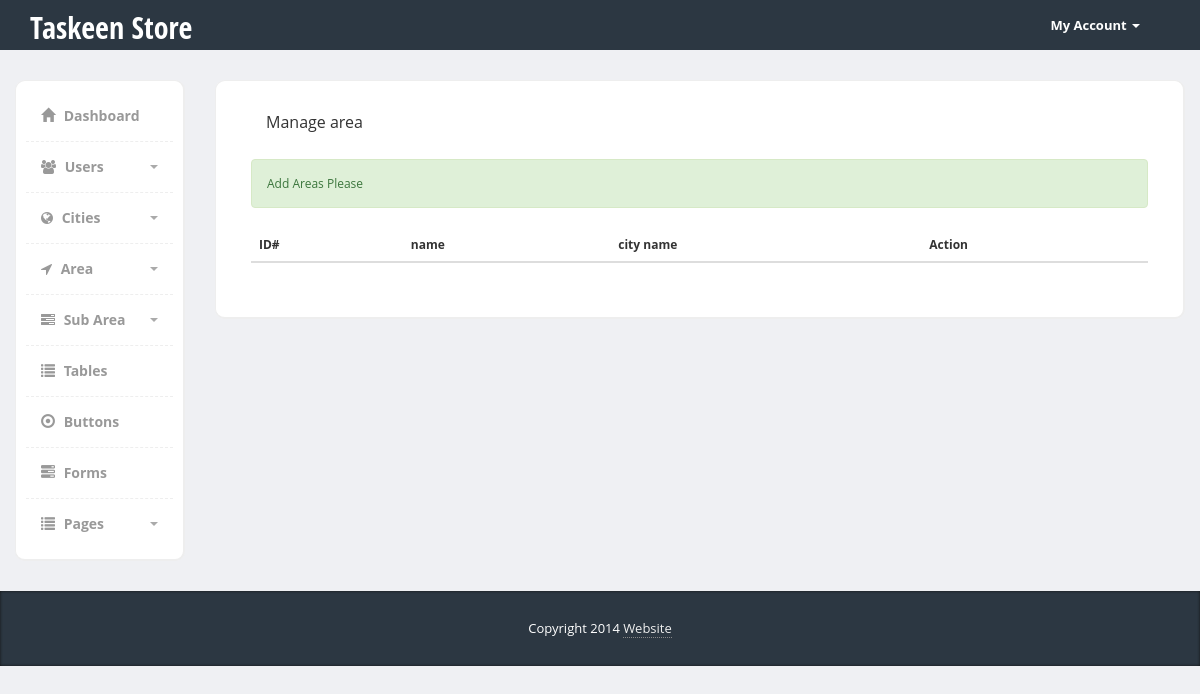
Page /Admin/area.php (signed in) on the earlier database version.
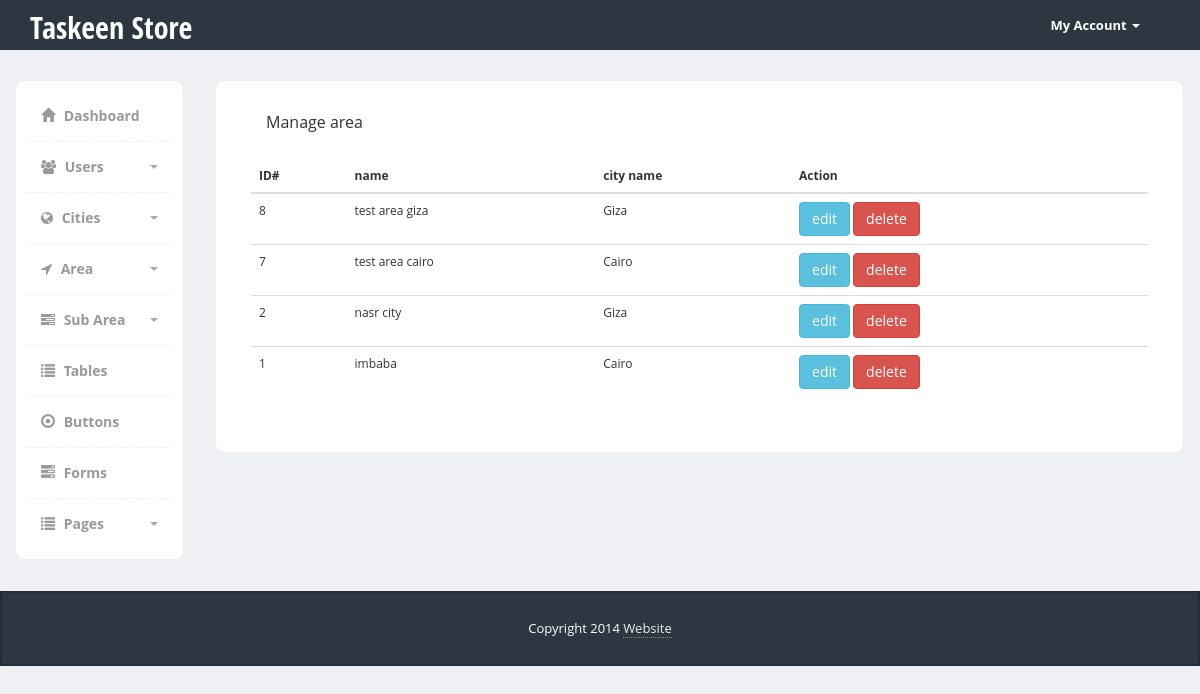
Same page on the later database version.
### tables this page shows
CREATE TABLE `area` (
  `id` int(11) NOT NULL,
  `name` varchar(255) NOT NULL,
  `city_id` int(10) NOT NULL
);

CREATE TABLE `city` (
  `id` int(11) NOT NULL,
  `name` varchar(255) NOT NULL
);

### Admin/area.php (the view, shortened to what this page needs)
<?php
    if (isset($_SESSION["admin_mail"])) {
        include "init.php";
        $do = isset($_GET['do']) ? $_GET['do'] : 'Manage';
?>
<div class="page-content">
    <div class="row">
        <?php
        include "includes/templates/sidebar.php";
        ?>
        <?php if ($do == 'Manage'): ?>
        <div class="col-md-10">
            <div class="content-box-large">
                <div class="panel-heading">
                    <div class="panel-title">
                        Manage area
                    </div>
                </div>
                <?php
                    $stmt = $conn->prepare("SELECT
                                                area.*,
                                                city.name AS CITY_NAME,
                                                city.id AS CITY_ID
                                             FROM
                                                area
                                             INNER JOIN
                                                city
                                             ON
                                               city.id = area.city_id
                                             ORDER BY
                                                id
                                             DESC");
                    $stmt->execute();
                    $rows = $stmt->fetchAll();
                    $count = $stmt->rowCount();
                ?>
                <div class="panel-body">
                    <div class="table-responsive">
                        <table class="table">
                            <thead>
                                <tr>
                                    <th>ID#</th>
                                    <th>name</th>
                                    <th>city name</th>
                                    <th>Action</th>
                                </tr>
                            </thead>
                            <tbody>
                                <?php if ($count > 0): ?>
                                    <?php foreach ($rows as $row): ?>
                                        <tr>
                                            <td><?php echo $row['id']; ?></td>
                                            <td><?php echo $row['name']; ?></td>
                                            <td><?php echo $row['CITY_NAME']; ?></td>
                                            <td>
                                               <a href="area.php?do=Edit&areaId=<?php echo $row['id']; ?>" class="btn btn-info">edit</a>
                                               <a href="area.php?do=Delete&areaId=<?php echo $row['id']; ?>" class="btn btn-danger">delete</a>
                                            </td>
                                        </tr>
                                    <?php endforeach; ?>
                                <?php else: ?>
                                    <tr>
                                        <div class="alert alert-success">Add Areas Please</div>
                                    </tr>
                                <?php endif; ?>
                            </tbody>
                        </table>
                    </div>
                </div>
            </div>
        </div>
        <?php endif; ?>
  </div>
</div>
<?php
        include "includes/templates/footer.php";
    }else {
        header ("Location: login.php");
        exit();
    }
?>

### Admin/includes/templates/header.php (shortened to what this page needs)
<!DOCTYPE html>
<html>
<head>
    <link href="layouts/css/jquery-ui-1.10.4.css" rel="stylesheet" media="screen">
    <link href="layouts/bootstrap/css/bootstrap.min.css" rel="stylesheet">
    <link href="layouts/css/bootstrap-editable.css" rel="stylesheet"/>
    <link href="layouts/css/styles.css" rel="stylesheet">
    <link href="layouts/css/buttons.css" rel="stylesheet">
    <link href="layouts/css/font-awesome.min.css" rel="stylesheet">
    <link href="layouts/vendors/form-helpers/css/bootstrap-formhelpers.min.css" rel="stylesheet">
    <link href="layouts/vendors/select/bootstrap-select.min.css" rel="stylesheet">
    <link href="layouts/vendors/tags/css/bootstrap-tags.css" rel="stylesheet">
    <link href="layouts/vendors/bootstrap-datetimepicker/datetimepicker.css" rel="stylesheet">
    <link href="layouts/css/forms.css" rel="stylesheet">
</head>
<body>

### Admin/init.php (shortened to what this page needs)
<?php
    include "includes/templates/header.php";
    if (!isset($loginPage)) {
        include "includes/templates/nav.php";
    }
?>

### Admin/includes/templates/nav.php (shortened to what this page needs)
<div class="header">
    <div class="container">
        <div class="row">
            <div class="col-md-10">
                <div class="logo">
                    <h1><a href="index.php">Taskeen Store</a></h1>
                </div>
            </div>
            <div class="col-md-2">
                <div class="navbar navbar-inverse" role="banner">
                    <nav class="collapse navbar-collapse bs-navbar-collapse navbar-right" role="navigation">
                        <ul class="nav navbar-nav">
                            <li class="dropdown">
                                <a href="#" class="dropdown-toggle" data-toggle="dropdown">My Account <b class="caret"></b></a>
                            </li>
                        </ul>
                    </nav>
                </div>
            </div>
        </div>
    </div>
</div>

### Admin/includes/templates/sidebar.php (shortened to what this page needs)
<div class="col-md-2">
  <div class="sidebar content-box" style="display: block;">
      <ul class="nav">
          <li><a href="index.php"><i class="glyphicon glyphicon-home"></i> Dashboard</a></li>
          <li class="submenu">
               <a href="#">
                  <i class="fa fa-users"></i> Users
                  <span class="caret pull-right"></span>
               </a>
          </li>
          <li class="submenu">
               <a href="#">
                  <i class="fa fa-globe"></i> Cities
                  <span class="caret pull-right"></span>
               </a>
          </li>
          <li class="submenu">
               <a href="#">
                  <i class="fa fa-location-arrow"></i> Area
                  <span class="caret pull-right"></span>
               </a>
          </li>
          <li class="submenu">
               <a href="#">
                  <i class="fa fa-tasks"></i> Sub Area
                  <span class="caret pull-right"></span>
               </a>
          </li>
          <li><a href="tables.php"><i class="glyphicon glyphicon-list"></i> Tables</a></li>
          <li><a href="buttons.php"><i class="glyphicon glyphicon-record"></i> Buttons</a></li>
          <li><a href="forms.php"><i class="glyphicon glyphicon-tasks"></i> Forms</a></li>
          <li class="submenu">
               <a href="#">
                  <i class="glyphicon glyphicon-list"></i> Pages
                  <span class="caret pull-right"></span>
               </a>
          </li>
      </ul>
   </div>
</div>

### Admin/includes/templates/footer.php (shortened to what this page needs)
    <?php if (!isset($loginPage)): ?>
        <footer>
            <div class="container">
                <div class="copy text-center">
                    Copyright 2014 <a href='#'>Website</a>
                </div>
            </div>
        </footer>
    <?php endif; ?>
  </body>
</html>

### Admin/layouts/css/styles.css (style rules this page uses)
body { font-family: 'Open Sans', sans-serif; background-color: #f7f7f7; position: relative; margin: 0px; font-size: 12px; padding: 0px; }
.page-content > .row { margin-left: 0px !important; margin-right: 0px !important; margin-top: 30px; }
footer { background-color:#2c3742; box-shadow:inset 0px 0px 3px #111; color:#fff; font-size:14px; line-height:25px; padding:10px 0px 10px 0px; bottom: 0px; }
footer a { color:#eee; text-decoration:none; border-bottom:1px dotted #888; }
footer .copy { font-size:13px; margin:15px 0px; }
.header { height:50px; background-color: #2c3742; }
.header .logo h1 { font-size:30px; margin:0px; padding:10px 0px; }
.header .logo h1 a { color:#fff; font-family: 'Open Sans Condensed', sans-serif; }
.header .navbar * { box-shadow:none !important; }
.header .navbar { background:none !important; border:0px !important; }
.header .navbar .nav > li > a { color:#fff !important; font-size:13px !important; border-bottom:0px !important; margin-top:0px !important; font-weight:bold; }
.header .navbar-collapse { border:0px !important; }
.header .navbar-nav .caret { border-top-color:#fff !important; border-bottom-color:#fff !important; }
.content-box, .content-box-large { margin-bottom:30px; background:#fff; border-radius:10px; padding:10px; border-left:1px solid #eee; border-top:1px solid #eee; border-right:2px solid #eee; border-bottom:2px solid #eee; }
.content-box-large { padding: 20px; }
.sidebar ul.nav, .sidebar ul.nav ul { list-style: none; padding: 0px; margin: 0px; }
.sidebar .nav > li { margin: 0; border-bottom:1px dashed #eee; }
.sidebar .nav > li:last-child { border-bottom:0px; }
.sidebar .nav > li > a { font-size: 14px; line-height: 20px; padding: 15px 15px; color: #999; display: block; font-weight:bold; background:none; text-decoration: none; border-top:0px; font-weight:bold; }
.sidebar .nav > li > a > i { margin-right:5px; }
.sidebar .nav a .caret { float: right; width: 0; height: 0; display: inline-block; vertical-align: top; border-top: 4px solid #aaa; border-right: 4px solid transparent; border-left: 4px solid transparent; content: ""; margin-top: 8px; margin-left: 2px; }
body { background-color: #eff0f3; }
.panel-heading>.panel-title, .content-box-header .panel-title { float: left; padding: 10px 15px; padding-top: 0px; }
.panel-body { clear:both; }

Differences in the rows shown:
added area: id "8", name "test area giza", city.name "Giza"
added area: id "7", name "test area cairo", city.name "Cairo"
added area: id "2", name "nasr city", city.name "Giza"
added area: id "1", name "imbaba", city.name "Cairo"
Other differences:
text no longer shown: "Add Areas Please"
